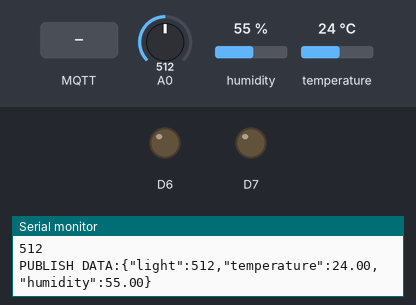
This sketch was run on a simulated ESP8266 (NodeMCU). On the bench: output pins drawn as LEDs (lit = HIGH), the last lines printed to the serial monitor. The inputs (shaded band) are chosen by the test bench; at power-on: A0 = 512, humidity 55 %, temperature 24 °C. WiFi joins after 1.5 s; servers stay silent unless stated; random numbers use the default seed unless the sketch sets one; no MQTT or app messages arrive unless stated.

Above: at 2.8 s.
2.9 s: MQTT message "1" arrives on the first subscribed topic
At 5.4 s:
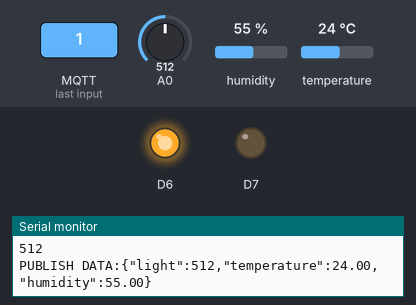
6.5 s: MQTT message "1" arrives on the second subscribed topic
At 9.2 s:
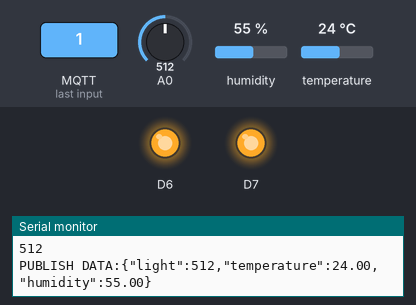
9.5 s: MQTT message "0" arrives on the first subscribed topic
At 11.7 s:
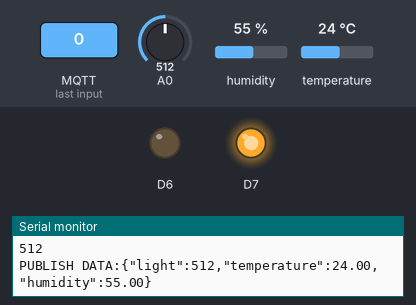
12.5 s: MQTT message "0" arrives on the second subscribed topic
At 14.3 s:
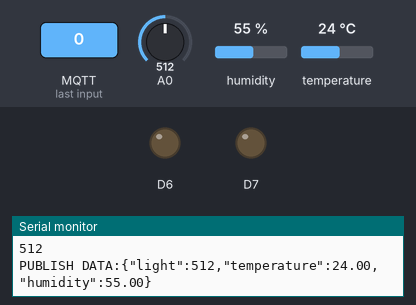
Timing chart, 0 to 15.8 s (numbered marks = the images above; inputs shaded):
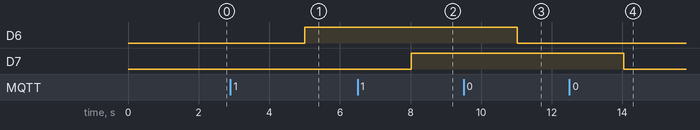

The sketch:

test.ino
```cpp
// link references: https://innovationyourself.com/control-leds-display-dht11-on-mqtt/

#include <ESP8266WiFi.h>
#include <PubSubClient.h>

#include <Adafruit_Sensor.h>
#include <DHT.h>
#include <DHT_U.h>

#define DHTPIN D5     // Digital pin connected to the DHT sensor

// Uncomment the type of sensor in use:
#define DHTTYPE DHT11     // DHT 11

DHT_Unified dht(DHTPIN, DHTTYPE);

uint32_t delayMS;

// Update these with values suitable for your network.

const char* ssid = "Hieu Pham";
const char* password = "hieupham";
const char* mqtt_server = "172.20.10.2";
const char* topic = "dataSensor"; //publish topic
const char* user = "hieu";
const char* passwd = "a";

WiFiClient espClient;
PubSubClient client(espClient);

unsigned long lastMsg = 0;
String msgStr = "";
float temp, hum;


void setup_wifi() {

  delay(10);
  // We start by connecting to a WiFi network
  Serial.println();
  Serial.print("Connecting to ");
  Serial.println(ssid);

  WiFi.mode(WIFI_STA);
  WiFi.begin(ssid, password);

  while (WiFi.status() != WL_CONNECTED) {

    Serial.print(".");
    digitalWrite(2,0);
    delay(200);
    digitalWrite(2,1);
    delay(200);

  }

  randomSeed(micros());

  Serial.println("");
  Serial.println("WiFi connected");
  Serial.println("IP address: ");
  Serial.println(WiFi.localIP());
}

void callback(char* topic, byte* payload, unsigned int length) {
  Serial.print("Message arrived [");
  Serial.print(topic);
  Serial.print("] ");
  for (int i = 0; i < length; i++) {
    Serial.print((char)payload[i]);
  }
  Serial.println();

  // Switch on the LED if an 1 was received as first character

  if ((char)payload[0] == '0' && strcmp(topic, "device/led") == 0 ) {
    digitalWrite(D6, LOW);   // Turn the LED on (Note that LOW is the voltage level
    // but actually the LED is on; this is because
    // it is active low on the ESP-01)
    const char* alterMsg = "{\"status\":\"false\",\"message\":\"Light turns off!!!\"}";
    client.publish("device/led/message", alterMsg);
  } else if ((char)payload[0] == '1' && strcmp(topic, "device/led") == 0) {
    digitalWrite(D6, HIGH);  // Turn the LED off by making the voltage HIGH
    const char* alterMsg = "{\"status\":\"true\",\"message\":\"Light turns on!!!\"}";
    client.publish("device/led/message", alterMsg);
  }
  else if ((char)payload[0] == '0' && strcmp(topic, "device/fan") == 0) {
    digitalWrite(D7, LOW);  // Turn the LED off by making the voltage HIGH
    const char* alterMsg = "{\"status\":\"false\",\"message\":\"Fan turns off!!!\"}";
    client.publish("device/fan/message", alterMsg);
  }
  else if ((char)payload[0] == '1' && strcmp(topic, "device/fan") == 0) {
    digitalWrite(D7, HIGH);  // Turn the LED off by making the voltage HIGH
    const char* alterMsg = "{\"status\":\"true\",\"message\":\"Fan turns on!!!\"}";
    client.publish("device/fan/message", alterMsg);
  }

}

void reconnect() {
  // Loop until we're reconnected
  while (!client.connected()) {
    Serial.print("Attempting MQTT connection...");
    // Create a random client ID
    String clientId = "ESP8266Client-";
    clientId += String(random(0xffff), HEX);
    // Attempt to connect
    if (client.connect(clientId.c_str(), user, passwd)) {
      Serial.println("connected");
      // Once connected, publish an announcement...
//      client.publish("device/temp", "Temperature value");
//      client.publish("device/humidity", "humidity value");

      // ... and resubscribe
      client.subscribe("device/led");
      client.subscribe("device/fan");
//      client.subscribe("device/led1");
//      client.subscribe("device/led2");
    } else {
      Serial.print("failed, rc=");
      Serial.print(client.state());
      Serial.println(" try again in 5 seconds");
      // Wait 5 seconds before retrying
      delay(5000);
    }
  }
}

void setup() {
//  pinMode(BUILTIN_LED, OUTPUT);     // Initialize the BUILTIN_LED pin as an output
  pinMode(D6, OUTPUT);
  pinMode(D7, OUTPUT);

  dht.begin();
  sensor_t sensor;
  dht.temperature().getSensor(&sensor);

  dht.humidity().getSensor(&sensor);
  delayMS = sensor.min_delay / 1000;


  Serial.begin(115200);
  setup_wifi();
  client.setServer(mqtt_server, 1889);
  client.setCallback(callback);
}

void loop() {

  if (!client.connected()) {
    reconnect();
  }
  client.loop();

  unsigned long now = millis();
  if (now - lastMsg > 2000) {
    lastMsg = now;


//    delay(delayMS);
  // Get temperature event and print its value.
  sensors_event_t event;
  dht.temperature().getEvent(&event);
  if (isnan(event.temperature)) {
    Serial.println(F("Error reading temperature!"));
  }
  else {
    Serial.print(F("Temperature: "));
    Serial.print(event.temperature);
    Serial.println(F("°C"));
    temp = event.temperature;
  }
  // Get humidity event and print its value.
  dht.humidity().getEvent(&event);
  if (isnan(event.relative_humidity)) {
    Serial.println(F("Error reading humidity!"));
  }
  else {
    Serial.print(F("Humidity: "));
    Serial.print(event.relative_humidity);
    Serial.println(F("%"));
    hum = event.relative_humidity;
  }
  int qt = analogRead(A0);
  Serial.println(qt);


    // msgStr = String(qt) + "," + String(temp) +"," + String(hum);
    msgStr = "{\"light\":" + String(qt) + ",\"temperature\":" + String(temp) + ",\"humidity\":" + String(hum) + "}";

    byte arrSize = msgStr.length() + 1;
    char msg[arrSize];
    Serial.print("PUBLISH DATA:");
    Serial.println(msgStr);
    msgStr.toCharArray(msg, arrSize);
    client.publish(topic, msg);
    msgStr = "";
    delay(3000);
  }
}
```

Measured:
- after the input at 2.9 s, D6: LOW → HIGH after 2.1 s
- after the input at 6.5 s, D7: LOW → HIGH after 1.5 s
- after the input at 9.5 s, D6: HIGH → LOW after 1.5 s
- after the input at 12.5 s, D7: HIGH → LOW after 1.5 s
